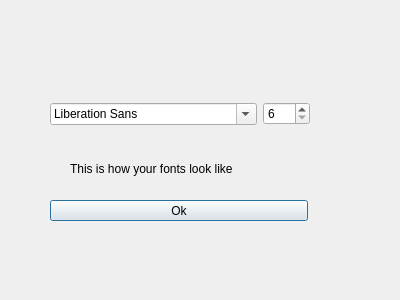
<?xml version="1.0" encoding="UTF-8"?>
<ui version="4.0">
 <class>Font_Selector</class>
 <widget class="QDialog" name="Font_Selector">
  <property name="geometry">
   <rect>
    <x>0</x>
    <y>0</y>
    <width>400</width>
    <height>300</height>
   </rect>
  </property>
  <property name="windowTitle">
   <string>Dialog</string>
  </property>
  <widget class="QWidget" name="layoutWidget">
   <property name="geometry">
    <rect>
     <x>50</x>
     <y>100</y>
     <width>260</width>
     <height>28</height>
    </rect>
   </property>
   <layout class="QHBoxLayout" name="horizontalLayout">
    <item>
     <widget class="QFontComboBox" name="fontComboBox"/>
    </item>
    <item>
     <widget class="QSpinBox" name="spinBox">
      <property name="minimum">
       <number>6</number>
      </property>
      <property name="maximum">
       <number>100</number>
      </property>
     </widget>
    </item>
   </layout>
  </widget>
  <widget class="QLabel" name="label">
   <property name="geometry">
    <rect>
     <x>70</x>
     <y>160</y>
     <width>208</width>
     <height>17</height>
    </rect>
   </property>
   <property name="text">
    <string>This is how your fonts look like</string>
   </property>
  </widget>
  <widget class="QPushButton" name="pushButton">
   <property name="geometry">
    <rect>
     <x>50</x>
     <y>200</y>
     <width>258</width>
     <height>21</height>
    </rect>
   </property>
   <property name="text">
    <string>Ok</string>
   </property>
  </widget>
 </widget>
 <resources/>
 <connections/>
</ui>
